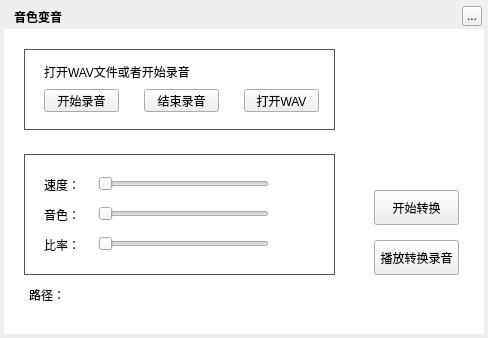
<?xml version="1.0" encoding="UTF-8"?>
<ui version="4.0">
 <class>MusicSoundTouchWidget</class>
 <widget class="QWidget" name="MusicSoundTouchWidget">
  <property name="geometry">
   <rect>
    <x>0</x>
    <y>0</y>
    <width>488</width>
    <height>338</height>
   </rect>
  </property>
  <property name="windowTitle">
   <string>音色变音</string>
  </property>
  <widget class="QLabel" name="background">
   <property name="geometry">
    <rect>
     <x>4</x>
     <y>4</y>
     <width>480</width>
     <height>330</height>
    </rect>
   </property>
   <property name="text">
    <string/>
   </property>
  </widget>
  <widget class="QLabel" name="topTitleName">
   <property name="geometry">
    <rect>
     <x>14</x>
     <y>4</y>
     <width>100</width>
     <height>25</height>
    </rect>
   </property>
   <property name="styleSheet">
    <string notr="true">color:&quot;#FFFFFF&quot;;font-weight:bold</string>
   </property>
   <property name="text">
    <string>音色变音</string>
   </property>
  </widget>
  <widget class="QToolButton" name="topTitleCloseButton">
   <property name="geometry">
    <rect>
     <x>462</x>
     <y>6</y>
     <width>20</width>
     <height>20</height>
    </rect>
   </property>
   <property name="text">
    <string>...</string>
   </property>
  </widget>
  <widget class="QWidget" name="backgroundMask" native="true">
   <property name="geometry">
    <rect>
     <x>4</x>
     <y>29</y>
     <width>480</width>
     <height>305</height>
    </rect>
   </property>
   <property name="styleSheet">
    <string notr="true">background:white;</string>
   </property>
  </widget>
  <widget class="QGroupBox" name="groupBox">
   <property name="geometry">
    <rect>
     <x>24</x>
     <y>49</y>
     <width>311</width>
     <height>81</height>
    </rect>
   </property>
   <property name="styleSheet">
    <string notr="true">QGroupBox{border:1px solid #555;}</string>
   </property>
   <property name="title">
    <string/>
   </property>
   <widget class="QPushButton" name="openButton">
    <property name="geometry">
     <rect>
      <x>220</x>
      <y>40</y>
      <width>75</width>
      <height>23</height>
     </rect>
    </property>
    <property name="cursor">
     <cursorShape>PointingHandCursor</cursorShape>
    </property>
    <property name="text">
     <string>打开WAV</string>
    </property>
   </widget>
   <widget class="QLabel" name="label">
    <property name="geometry">
     <rect>
      <x>20</x>
      <y>15</y>
      <width>281</width>
      <height>16</height>
     </rect>
    </property>
    <property name="text">
     <string>打开WAV文件或者开始录音</string>
    </property>
   </widget>
   <widget class="QPushButton" name="stopButton">
    <property name="geometry">
     <rect>
      <x>120</x>
      <y>40</y>
      <width>75</width>
      <height>23</height>
     </rect>
    </property>
    <property name="cursor">
     <cursorShape>PointingHandCursor</cursorShape>
    </property>
    <property name="text">
     <string>结束录音</string>
    </property>
   </widget>
   <widget class="QPushButton" name="playButton">
    <property name="geometry">
     <rect>
      <x>20</x>
      <y>40</y>
      <width>75</width>
      <height>23</height>
     </rect>
    </property>
    <property name="cursor">
     <cursorShape>PointingHandCursor</cursorShape>
    </property>
    <property name="text">
     <string>开始录音</string>
    </property>
   </widget>
  </widget>
  <widget class="QGroupBox" name="groupBox_2">
   <property name="geometry">
    <rect>
     <x>24</x>
     <y>154</y>
     <width>311</width>
     <height>121</height>
    </rect>
   </property>
   <property name="styleSheet">
    <string notr="true">QGroupBox{border:1px solid #555;}</string>
   </property>
   <property name="title">
    <string/>
   </property>
   <widget class="MusicClickedSlider" name="tempoSlider">
    <property name="geometry">
     <rect>
      <x>74</x>
      <y>20</y>
      <width>171</width>
      <height>20</height>
     </rect>
    </property>
    <property name="orientation">
     <enum>Qt::Horizontal</enum>
    </property>
   </widget>
   <widget class="QLabel" name="tempoLabel">
    <property name="geometry">
     <rect>
      <x>20</x>
      <y>20</y>
      <width>54</width>
      <height>21</height>
     </rect>
    </property>
    <property name="text">
     <string>速度：</string>
    </property>
   </widget>
   <widget class="QLabel" name="pitchLabel">
    <property name="geometry">
     <rect>
      <x>20</x>
      <y>50</y>
      <width>54</width>
      <height>21</height>
     </rect>
    </property>
    <property name="text">
     <string>音色：</string>
    </property>
   </widget>
   <widget class="MusicClickedSlider" name="pitchSlider">
    <property name="geometry">
     <rect>
      <x>74</x>
      <y>50</y>
      <width>171</width>
      <height>20</height>
     </rect>
    </property>
    <property name="orientation">
     <enum>Qt::Horizontal</enum>
    </property>
   </widget>
   <widget class="QLabel" name="rateLabel">
    <property name="geometry">
     <rect>
      <x>20</x>
      <y>80</y>
      <width>54</width>
      <height>21</height>
     </rect>
    </property>
    <property name="text">
     <string>比率：</string>
    </property>
   </widget>
   <widget class="MusicClickedSlider" name="rateSlider">
    <property name="geometry">
     <rect>
      <x>74</x>
      <y>80</y>
      <width>171</width>
      <height>20</height>
     </rect>
    </property>
    <property name="orientation">
     <enum>Qt::Horizontal</enum>
    </property>
   </widget>
   <widget class="QLabel" name="pitchLabelValue">
    <property name="geometry">
     <rect>
      <x>250</x>
      <y>50</y>
      <width>54</width>
      <height>21</height>
     </rect>
    </property>
    <property name="alignment">
     <set>Qt::AlignCenter</set>
    </property>
   </widget>
   <widget class="QLabel" name="rateLabelValue">
    <property name="geometry">
     <rect>
      <x>250</x>
      <y>80</y>
      <width>54</width>
      <height>21</height>
     </rect>
    </property>
    <property name="alignment">
     <set>Qt::AlignCenter</set>
    </property>
   </widget>
   <widget class="QLabel" name="tempoLabelValue">
    <property name="geometry">
     <rect>
      <x>250</x>
      <y>20</y>
      <width>54</width>
      <height>21</height>
     </rect>
    </property>
    <property name="alignment">
     <set>Qt::AlignCenter</set>
    </property>
   </widget>
  </widget>
  <widget class="QLabel" name="pathLabel">
   <property name="geometry">
    <rect>
     <x>73</x>
     <y>284</y>
     <width>391</width>
     <height>21</height>
    </rect>
   </property>
  </widget>
  <widget class="QPushButton" name="transformButton">
   <property name="geometry">
    <rect>
     <x>374</x>
     <y>190</y>
     <width>85</width>
     <height>35</height>
    </rect>
   </property>
   <property name="cursor">
    <cursorShape>PointingHandCursor</cursorShape>
   </property>
   <property name="text">
    <string>开始转换</string>
   </property>
  </widget>
  <widget class="QPushButton" name="playWavButton">
   <property name="geometry">
    <rect>
     <x>374</x>
     <y>240</y>
     <width>85</width>
     <height>35</height>
    </rect>
   </property>
   <property name="cursor">
    <cursorShape>PointingHandCursor</cursorShape>
   </property>
   <property name="text">
    <string>播放转换录音</string>
   </property>
  </widget>
  <widget class="QLabel" name="pathLabels">
   <property name="geometry">
    <rect>
     <x>29</x>
     <y>284</y>
     <width>41</width>
     <height>21</height>
    </rect>
   </property>
   <property name="text">
    <string>路径：</string>
   </property>
  </widget>
  <zorder>background</zorder>
  <zorder>backgroundMask</zorder>
  <zorder>topTitleName</zorder>
  <zorder>topTitleCloseButton</zorder>
  <zorder>groupBox</zorder>
  <zorder>groupBox_2</zorder>
  <zorder>pathLabel</zorder>
  <zorder>transformButton</zorder>
  <zorder>playWavButton</zorder>
  <zorder>pathLabels</zorder>
 </widget>
 <customwidgets>
  <customwidget>
   <class>MusicClickedSlider</class>
   <extends>QSlider</extends>
   <header>musicclickedslider.h</header>
  </customwidget>
 </customwidgets>
 <resources/>
 <connections/>
</ui>
